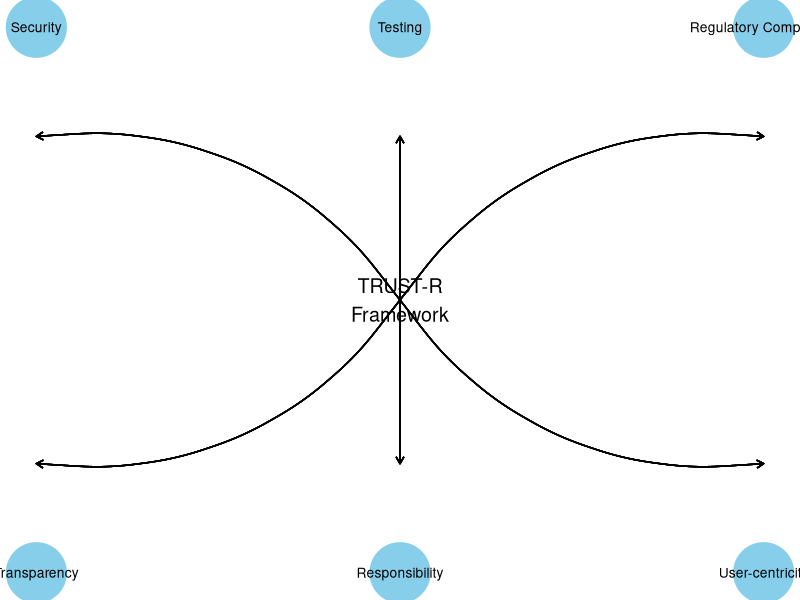

Write R code to recreate this figure.
## ---- chunk 1
#| echo: false
#| fig-cap: "TRUST-R Framework for AI Governance"
#| fig-align: "center"

library(ggplot2)

# Create data for a simple diagram
df <- data.frame(
  x = c(1, 2, 3, 1, 2, 3),
  y = c(1, 1, 1, 2, 2, 2),
  label = c("Transparency", "Responsibility", "User-centricity", 
           "Security", "Testing", "Regulatory Compliance")
)

# Create the plot
ggplot(df, aes(x, y)) +
  geom_point(size = 20, color = "skyblue") +
  geom_text(aes(label = label), size = 3.5) +
  theme_void() +
  annotate("text", x = 2, y = 1.5, label = "TRUST-R\nFramework", size = 5) +
  geom_curve(aes(x = 2, y = 1.5, xend = 1, yend = 1.2), 
             arrow = arrow(length = unit(0.2, "cm")), curvature = -0.3) +
  geom_curve(aes(x = 2, y = 1.5, xend = 2, yend = 1.2), 
             arrow = arrow(length = unit(0.2, "cm")), curvature = 0) +
  geom_curve(aes(x = 2, y = 1.5, xend = 3, yend = 1.2), 
             arrow = arrow(length = unit(0.2, "cm")), curvature = 0.3) +
  geom_curve(aes(x = 2, y = 1.5, xend = 1, yend = 1.8), 
             arrow = arrow(length = unit(0.2, "cm")), curvature = 0.3) +
  geom_curve(aes(x = 2, y = 1.5, xend = 2, yend = 1.8), 
             arrow = arrow(length = unit(0.2, "cm")), curvature = 0) +
  geom_curve(aes(x = 2, y = 1.5, xend = 3, yend = 1.8), 
             arrow = arrow(length = unit(0.2, "cm")), curvature = -0.3)
